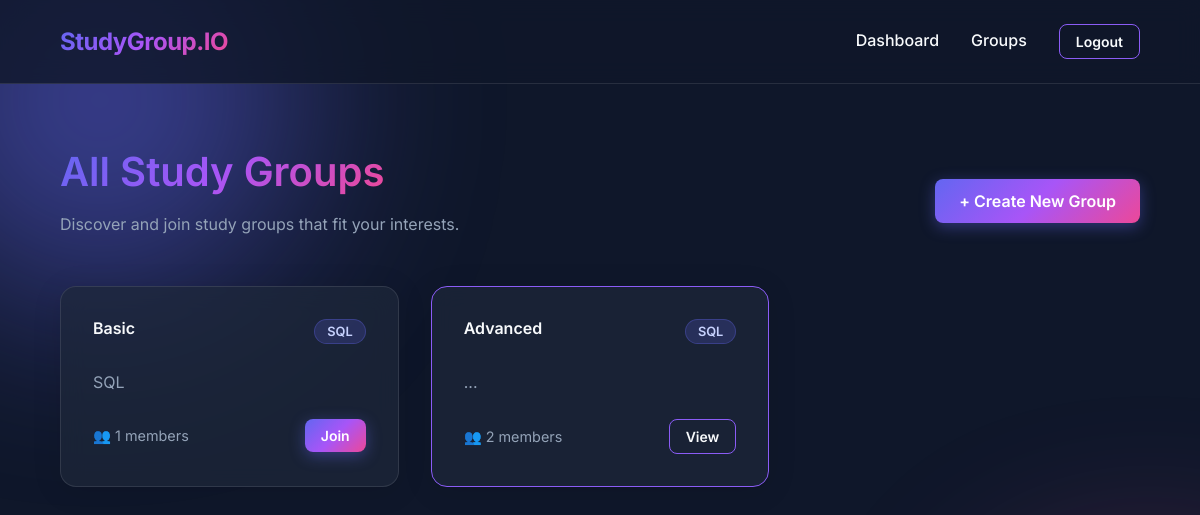
The app's page /groups (signed in) with its own data.
### tables this page shows
CREATE TABLE groups (
    id INTEGER PRIMARY KEY AUTOINCREMENT,
    name TEXT NOT NULL,
    description TEXT,
    subject_id INTEGER NOT NULL,
    creator_id INTEGER NOT NULL,
    created_at TIMESTAMP DEFAULT CURRENT_TIMESTAMP,
    FOREIGN KEY (subject_id) REFERENCES subjects (id),
    FOREIGN KEY (creator_id) REFERENCES users (id)
);

### routes/groups_route.py (the view)
@groups_bp.route('/groups')
def groups():
    user = get_current_user()
    if not user:
        return redirect(url_for('auth.login'))
    all_groups = get_all_groups(user['id'])
    return render_template('groups.html', groups=all_groups)

### app.py (called while the page is built)
@app.teardown_appcontext
def close_connection(exception):
    db = getattr(g, '_database', None)
    if db is not None:
        db.close()

@app.context_processor
def inject_user():
    return dict(current_user=get_current_user())

### database.py (called while the page is built)
def get_db():
    db = getattr(g, '_database', None)
    if db is None:
        db = g._database = sqlite3.connect(DATABASE)
        db.row_factory = sqlite3.Row
        db.execute('PRAGMA foreign_keys = ON')
    return db

def query_db(query, args=(), one=False):
    db = get_db()
    cur = db.execute(query, args)
    rv = cur.fetchall()
    db.commit()
    cur.close()
    return (rv[0] if rv else None) if one else rv

### services/authentication.py (called while the page is built)
def get_current_user():
    if 'user_id' in session:
        return query_db('SELECT * FROM users WHERE id = ?', (session['user_id'],), one=True)
    return None

### services/groups.py (called while the page is built)
def get_all_groups(user_id):
    return query_db('''
        SELECT g.*, s.name as subject_name, count(gm.user_id) as member_count,
        (SELECT count(*) FROM group_members WHERE group_id = g.id AND user_id = ?) as is_member
        FROM groups g
        JOIN subjects s ON g.subject_id = s.id
        LEFT JOIN group_members gm ON g.id = gm.group_id
        GROUP BY g.id
    ''', (user_id,))

### templates/groups.html
{% extends "base.html" %}
{% block content %}
<div class="dashboard-header">
    <div>
        <h1>All Study Groups</h1>
        <p>Discover and join study groups that fit your interests.</p>
    </div>
    <a href="{{ url_for('groups.create_group') }}" class="btn btn-primary">+ Create New Group</a>
</div>
{% if groups %}
    <div class="grid grid-cols-3">
        {% for group in groups %}
            <div class="glass-card" {% if group['is_member'] %}style="border-color: var(--accent);"{% endif %}>
                <div style="display: flex; justify-content: space-between; align-items: start; margin-bottom: 1rem;">
                    <h4>{{ group['name'] }}</h4>
                    <span class="badge badge-subject">{{ group['subject_name'] }}</span>
                </div>
                <p>{{ group['description'] }}</p>
                <div style="display: flex; justify-content: space-between; align-items: center; margin-top: 1.5rem;">
                    <span style="color: var(--text-secondary); font-size: 0.9rem;">👥 {{ group['member_count'] }} members</span>
                    <a href="{{ url_for('groups.group_detail', group_id=group['id']) }}" class="btn {% if group['is_member'] %}btn-outline{% else %}btn-primary{% endif %} btn-sm">
                        {% if group['is_member'] %}View{% else %}Join{% endif %}
                    </a>
                </div>
            </div>
        {% endfor %}
    </div>
{% else %}
    <div class="empty-state">
        <p>No groups found. Be the first to create one!</p>
        <a href="{{ url_for('groups.create_group') }}" class="btn btn-primary">Create Group</a>
    </div>
{% endif %}
{% endblock %}

### static/css/style.css (style rules this page uses)
:root { --bg-color: #0f172a; --text-primary: #f8fafc; --text-secondary: #94a3b8; --primary-gradient: linear-gradient(135deg, #6366f1, #a855f7, #ec4899); --card-bg: rgba(30, 41, 59, 0.7); --border-color: rgba(255, 255, 255, 0.1); --glass-blur: blur(12px); --accent: #8b5cf6; --success: #10b981; --error: #ef4444; }
* { margin: 0; padding: 0; box-sizing: border-box; }
body { font-family: 'Inter', sans-serif; background-color: var(--bg-color); color: var(--text-primary); min-height: 100vh; display: flex; flex-direction: column; overflow-x: hidden; position: relative; }
body::before, body::after { content: ''; position: fixed; border-radius: 50%; filter: blur(100px); z-index: -1; opacity: 0.5; pointer-events: none; }
body::before { width: 400px; height: 400px; background: #6366f1; top: -100px; left: -100px; }
body::after { width: 300px; height: 300px; background: #ec4899; bottom: -100px; right: -100px; }
a { color: var(--text-primary); text-decoration: none; transition: all 0.3s ease; }
h1, h2, h3, h4 { font-weight: 600; margin-bottom: 1rem; line-height: 1.2; }
h1 { font-size: 2.5rem; background: var(--primary-gradient); -webkit-background-clip: text; -webkit-text-fill-color: transparent; display: inline-block; }
p { color: var(--text-secondary); line-height: 1.6; margin-bottom: 1rem; }
.glass-card { background: var(--card-bg); backdrop-filter: var(--glass-blur); border: 1px solid var(--border-color); border-radius: 16px; padding: 2rem; box-shadow: 0 4px 30px rgba(0, 0, 0, 0.1); transition: transform 0.3s ease, box-shadow 0.3s ease, border-color 0.3s ease; }
.btn { display: inline-flex; align-items: center; justify-content: center; padding: 0.75rem 1.5rem; border-radius: 8px; font-weight: 600; cursor: pointer; transition: all 0.3s ease; border: none; font-family: inherit; font-size: 1rem; text-align: center; gap: 0.5rem; }
.btn-primary { background: var(--primary-gradient); color: white; box-shadow: 0 4px 15px rgba(99, 102, 241, 0.4); }
.btn-outline { background: transparent; border: 1px solid var(--accent); color: var(--text-primary); }
.btn-sm { padding: 0.5rem 1rem; font-size: 0.875rem; }
.badge { display: inline-block; padding: 0.25rem 0.75rem; border-radius: 9999px; font-size: 0.8rem; font-weight: 600; background: rgba(255, 255, 255, 0.1); border: 1px solid rgba(255, 255, 255, 0.2); }
.badge-subject { background: rgba(99, 102, 241, 0.2); color: #c7d2fe; border-color: rgba(99, 102, 241, 0.3); }
.grid { display: grid; gap: 2rem; }
.grid-cols-3 { grid-template-columns: repeat(auto-fill, minmax(300px, 1fr)); }
.dashboard-header { display: flex; justify-content: space-between; align-items: center; margin-bottom: 2rem; }

### records on screen
groups: name "Basic", subject_name "SQL", description "SQL", member_count "1", shows "Join"
groups: name "Advanced", subject_name "SQL", description "...", member_count "2", shows "View"
